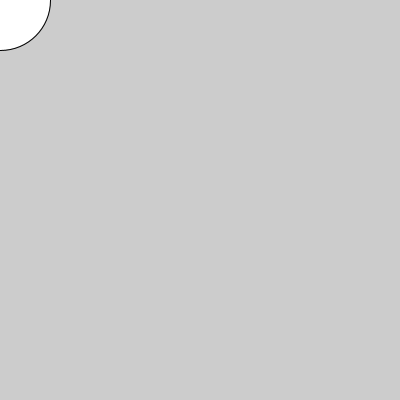
Frame 1 (no input)
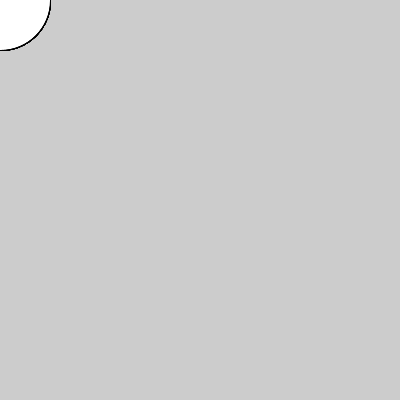
Frame 60 (the mouse pressed at the canvas centre just before this capture)
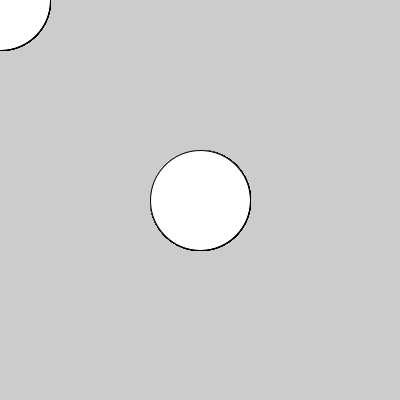
Frame 120 (the mouse held since frame 60 and released just before this capture)

The Processing sketch that drew these frames (run headless with seeded random() and noise(); from frame 60 on, the mouse is pressed at the canvas centre):

// Processing sketch: animacion_mousex_mouseY
// ── animacion_mousex_mouseY.pde
PImage miImagen;

void setup(){
  size(400,400);
}

void draw(){
  //background(#E6EA21);
  ellipse(mouseX, mouseY, 100,100);
}
